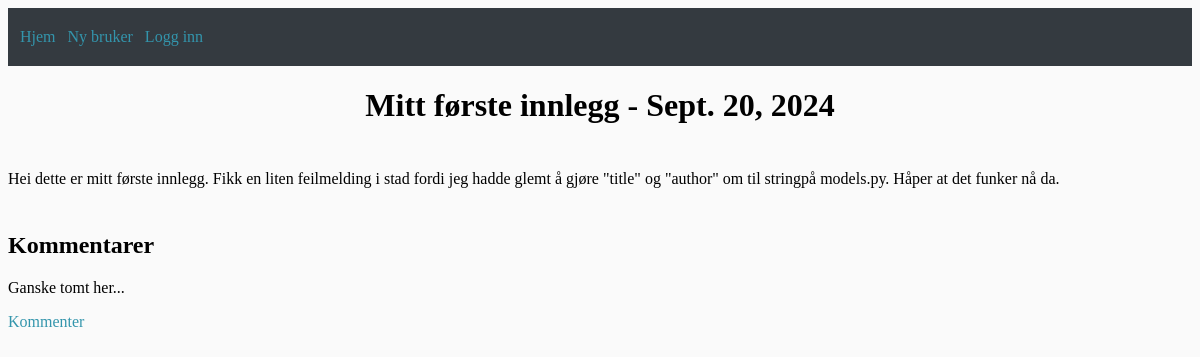
The app's page /artikkel/2/, older data.
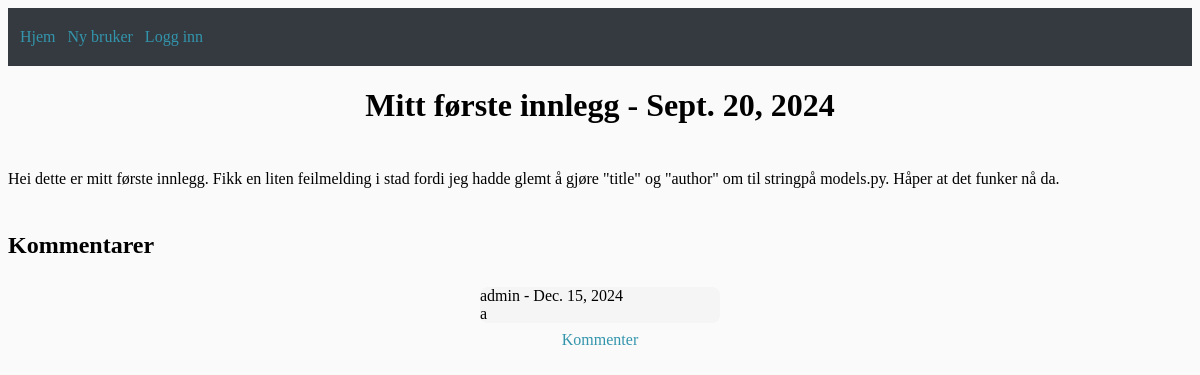
The same page, newer data.
### blog/models.py (models this page shows, shortened)
class Comment(models.Model):
    post = models.ForeignKey(Post, related_name="comments", on_delete=models.CASCADE)
    comment_author = models.ForeignKey(User, on_delete=models.CASCADE)
    body = models.TextField()
    date = models.DateField(default=timezone.now)

### blog/views.py (the view)
# urls.py: path('artikkel/<int:pk>/', blog_article_content.as_view(), name="blog_article_content"),
class blog_article_content(DetailView):
    model = Post
    template_name = 'blog_article_content.html'

### blog/templates/blog_article_content.html (shortened to what this page needs)
{% extends 'basetemplate.html' %}
    {% block defaultnavbar %}
        <h1>{{post.title}} - {{post.date}}</h1>
        <p class="indented-text">{{post.body}}</p>
    <h2>Kommentarer</h2>
    {% if not post.comments.all %}
        <p>Ganske tomt her...</p>
    {% else %}
        <div class="kommentar-container">
            {% for comment in post.comments.all %}
                <div class="kommentar">
                {{ comment.comment_author }} - {{ comment.date }}
                <br>
                {{ comment.body }}
                </div>
            {% endfor %}
    {% endif %}
        <div>
            <a href="{% url 'newcomment' pk=object.pk %}">Kommenter</a>
        </div>
        </div>
    {% endblock %}

Row changes from the older to the newer data that the page shows:
added Comment: comment_author "admin", date "Dec. 15, 2024", body "a"
Text that changed along with them:
text no longer shown: "Ganske tomt her..."
